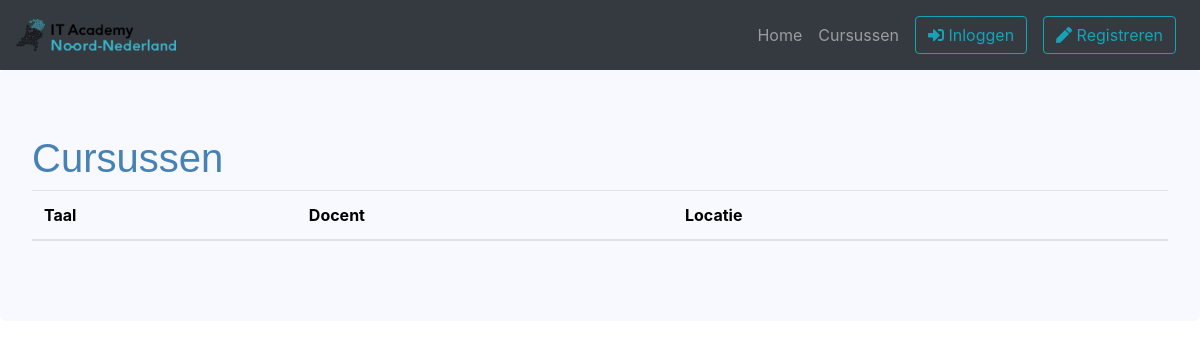
Before: /cursussen with the older database file.
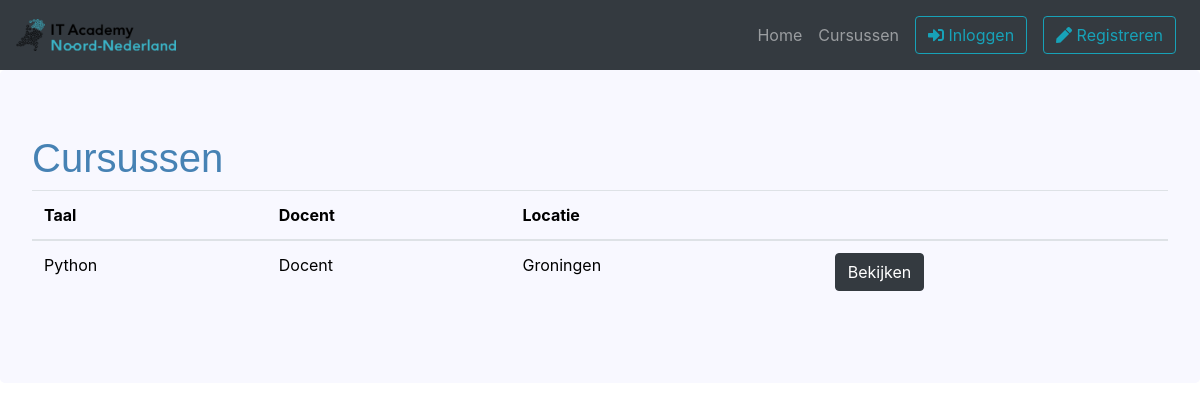
After: the same page with the newer database file.
### project/models.py (models this page shows, shortened)
class Course(db.Model):
    __tablename__ = 'courses'
    id              = db.Column(db.Integer, primary_key=True)
    teacher_id      = db.Column(db.Integer, db.ForeignKey("users.id"))
    language_id     = db.Column(db.Integer, db.ForeignKey("languages.id"))
    location        = db.Column(db.Text, nullable=False)

class Language(db.Model):
    __tablename__ = 'languages'
    id          = db.Column(db.Integer, primary_key=True)
    language    = db.Column(db.Text, nullable=False)

class User(db.Model, UserMixin):
    __tablename__ = 'users'
    id = db.Column(db.Integer, primary_key=True)
    email       = db.Column(db.String(64), unique=True, index=True, nullable=False)
    username    = db.Column(db.String(64), unique=True, index=True, nullable=False)
    password    = db.Column(db.String(128), nullable=False)
    role_id     = db.Column(db.Integer, db.ForeignKey("roles.id"), nullable=False)

### project/views.py (the view)
@standaard_blueprint.route('/cursussen')
def cursussen():
    courses =  Course.query\
                .join(Language, Course.language_id == Language.id)\
                .join(User, Course.teacher_id == User.id)\
                .add_columns(Course.id, Language.language, User.username, Course.location)
    return render_template('cursussen.html', courses=courses)

### project/templates/cursussen.html (shortened to what this page needs)
{% extends "base.html" %}
{% block content %}
<div class="jumbotron m-0">
    <h1 class="blueheader">Cursussen</h1>
    <div class="col col-sm-12 p-0">
        <table class="table">
            <thead>
                <tr>
                    <th scope="col">Taal</th>
                    <th scope="col">Docent</th>
                    <th scope="col">Locatie</th>
                    <th scope="col"></th>
                </tr>
            </thead>
            <tbody>
                {% for course in courses %}
                <tr>
                    <td>{{ course.language }}</td>
                    <td>{{ course.username }}</td>
                    <td>{{ course.location }}</td>
                    <td><a href="{{ url_for('standaard.cursus', language=course.language, course_id=course.id)}}" class="btn btn-dark">Bekijken</a></td>
                </tr>
                {% endfor %}
            </tbody>
        </table>
    </div>
</div>
{% endblock %}

### project/templates/base.html (shortened to what this page needs)
<!DOCTYPE html>
<html lang="en" dir="ltr">
<head>
    <link rel= "stylesheet" href= "{{ url_for('static',filename='stylesheet.css') }}">
    <link rel="stylesheet" href="https://maxcdn.bootstrapcdn.com/bootstrap/4.0.0/css/bootstrap.min.css">
    <link rel="stylesheet" href="https://cdnjs.cloudflare.com/ajax/libs/font-awesome/5.15.3/css/all.min.css" />
</head>
<body>
    <nav class="navbar navbar-expand-lg navbar-dark bg-dark">
    <a class="navbar-brand" href="{{ url_for('index') }}">
        <img src="/static/logo-klein.png" width="40%" alt="">
    </a>
    <div class="collapse navbar-collapse" id="navbarSupportedContent">
        <div class="navbar-nav ml-auto d-lg-flex align-items-lg-center">
            <a class="nav-item nav-link" href="{{ url_for('index') }}">Home</a>
            <a class="nav-item nav-link" href="{{ url_for('standaard.cursussen') }}">Cursussen</a>
            {% if current_user.is_authenticated %}
            <div class="dropdown nav-item nav-link">
                <button class="btn btn-outline-info" type="button" id="dropdownMenuButton" data-toggle="dropdown" aria-haspopup="true" aria-expanded="false">
                    <i class="fas fa-user"></i> {{ current_user.username }}
                </button>
                <div class="dropdown-menu dropdown-menu-right" aria-labelledby="dropdownMenuButton">
                    <a class="dropdown-item" href="{{ url_for('student.inschrijvingen', username=current_user.username) }}"><i class="fas fa-graduation-cap"></i> Inschrijvingen</a>
                    <a class="dropdown-item" href="{{ url_for('student.instellingen') }}"><i class="fas fa-user-edit"></i> Instellingen</a>
                    <div class="dropdown-divider"></div>
                    <a class="dropdown-item" href="{{ url_for('standaard.logout') }}"><i class="fas fa-power-off"></i> Uitloggen</a>
                </div>
            </div>
            {% else %}
            <div class="nav-item nav-link">
                <a class="btn btn-outline-info" href="{{ url_for('standaard.login') }}"><i class="fas fa-sign-in-alt"></i> Inloggen</a>
            </div>
            <div class="nav-item nav-link">
                <a class="btn btn-outline-info" href="{{ url_for('standaard.register') }}"><i class="fas fa-pen"></i> Registreren</a>
            </div>
            {% endif %}
        </div>
    </div>
</nav>
{% block content %}
{% endblock %}
</body>
</html>

### project/static/stylesheet.css (style rules this page uses)
html { background-color: white; }
.blueheader { color: steelblue; font-family:'Lucida Sans', 'Lucida Sans Regular', 'Lucida Grande', 'Lucida Sans Unicode', Geneva, Verdana, sans-serif }
.jumbotron { background-color:ghostwhite !important; margin-top: 25px; color: black; }

Changed rows visible on the page:
added Course: language "Python", username "Docent", location "Groningen"
